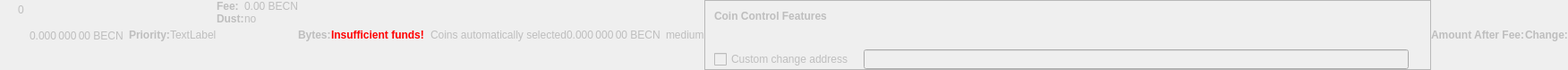
    <widget class="QWidget" name="dummyHideWidget" native="true">
     <property name="enabled">
      <bool>false</bool>
     </property>
     <property name="maximumSize">
      <size>
       <width>100</width>
       <height>22</height>
      </size>
     </property>
     <layout class="QHBoxLayout" name="dummyHideLayout">
      <property name="spacing">
       <number>0</number>
      </property>
      <property name="margin">
       <number>0</number>
      </property>
      <item>
       <layout class="QFormLayout" name="formLayoutCoinControl1">
        <property name="horizontalSpacing">
         <number>10</number>
        </property>
        <property name="verticalSpacing">
         <number>14</number>
        </property>
        <property name="leftMargin">
         <number>10</number>
        </property>
        <property name="topMargin">
         <number>4</number>
        </property>
        <property name="rightMargin">
         <number>6</number>
        </property>
        <item row="0" column="1">
         <widget class="QLabel" name="labelCoinControlBytes">
          <property name="cursor">
           <cursorShape>IBeamCursor</cursorShape>
          </property>
          <property name="contextMenuPolicy">
           <enum>Qt::ActionsContextMenu</enum>
          </property>
          <property name="text">
           <string notr="true">0</string>
          </property>
          <property name="textInteractionFlags">
           <set>Qt::LinksAccessibleByMouse|Qt::TextSelectableByKeyboard|Qt::TextSelectableByMouse</set>
          </property>
         </widget>
        </item>
       </layout>
      </item>
      <item>
       <widget class="QLabel" name="labelCoinControlAfterFee">
        <property name="enabled">
         <bool>false</bool>
        </property>
        <property name="sizePolicy">
         <sizepolicy hsizetype="Fixed" vsizetype="Fixed">
          <horstretch>0</horstretch>
          <verstretch>0</verstretch>
         </sizepolicy>
        </property>
        <property name="minimumSize">
         <size>
          <width>111</width>
          <height>12</height>
         </size>
        </property>
        <property name="maximumSize">
         <size>
          <width>111</width>
          <height>12</height>
         </size>
        </property>
        <property name="cursor">
         <cursorShape>IBeamCursor</cursorShape>
        </property>
        <property name="contextMenuPolicy">
         <enum>Qt::ActionsContextMenu</enum>
        </property>
        <property name="text">
         <string notr="true">0.000 000 00 BECN</string>
        </property>
        <property name="textInteractionFlags">
         <set>Qt::LinksAccessibleByMouse|Qt::TextSelectableByKeyboard|Qt::TextSelectableByMouse</set>
        </property>
       </widget>
      </item>
      <item>
       <widget class="QLabel" name="labelCoinControlPriorityText">
        <property name="enabled">
         <bool>false</bool>
        </property>
        <property name="font">
         <font>
          <weight>75</weight>
          <bold>true</bold>
         </font>
        </property>
        <property name="text">
         <string>Priority:</string>
        </property>
       </widget>
      </item>
      <item>
       <layout class="QHBoxLayout" name="horizontalLayout">
        <item>
         <widget class="QLabel" name="WarningLabel">
          <property name="text">
           <string>TextLabel</string>
          </property>
         </widget>
        </item>
       </layout>
      </item>
      <item>
       <layout class="QFormLayout" name="formLayoutCoinControl3">
        <property name="horizontalSpacing">
         <number>0</number>
        </property>
        <property name="verticalSpacing">
         <number>0</number>
        </property>
        <property name="leftMargin">
         <number>0</number>
        </property>
        <property name="topMargin">
         <number>0</number>
        </property>
        <property name="rightMargin">
         <number>0</number>
        </property>
        <item row="0" column="0">
         <widget class="QLabel" name="labelCoinControlFeeText">
          <property name="enabled">
           <bool>false</bool>
          </property>
          <property name="font">
           <font>
            <weight>75</weight>
            <bold>true</bold>
           </font>
          </property>
          <property name="text">
           <string>Fee:</string>
          </property>
          <property name="margin">
           <number>0</number>
          </property>
         </widget>
        </item>
        <item row="0" column="1">
         <widget class="QLabel" name="labelCoinControlFee">
          <property name="enabled">
           <bool>false</bool>
          </property>
          <property name="cursor">
           <cursorShape>IBeamCursor</cursorShape>
          </property>
          <property name="contextMenuPolicy">
           <enum>Qt::ActionsContextMenu</enum>
          </property>
          <property name="text">
           <string notr="true">0.00 BECN</string>
          </property>
          <property name="textInteractionFlags">
           <set>Qt::LinksAccessibleByMouse|Qt::TextSelectableByKeyboard|Qt::TextSelectableByMouse</set>
          </property>
         </widget>
        </item>
        <item row="1" column="0">
         <widget class="QLabel" name="labelCoinControlLowOutputText">
          <property name="enabled">
           <bool>false</bool>
          </property>
          <property name="font">
           <font>
            <weight>75</weight>
            <bold>true</bold>
           </font>
          </property>
          <property name="text">
           <string>Dust:</string>
          </property>
         </widget>
        </item>
        <item row="1" column="1">
         <widget class="QLabel" name="labelCoinControlLowOutput">
          <property name="enabled">
           <bool>false</bool>
          </property>
          <property name="cursor">
           <cursorShape>IBeamCursor</cursorShape>
          </property>
          <property name="contextMenuPolicy">
           <enum>Qt::ActionsContextMenu</enum>
          </property>
          <property name="text">
           <string>no</string>
          </property>
          <property name="textInteractionFlags">
           <set>Qt::LinksAccessibleByMouse|Qt::TextSelectableByKeyboard|Qt::TextSelectableByMouse</set>
          </property>
         </widget>
        </item>
       </layout>
      </item>
      <item>
       <widget class="QLabel" name="labelCoinControlBytesText">
        <property name="enabled">
         <bool>false</bool>
        </property>
        <property name="font">
         <font>
          <weight>75</weight>
          <bold>true</bold>
         </font>
        </property>
        <property name="text">
         <string>Bytes:</string>
        </property>
       </widget>
      </item>
      <item>
       <layout class="QFormLayout" name="formLayoutCoinControl2">
        <property name="horizontalSpacing">
         <number>0</number>
        </property>
        <property name="verticalSpacing">
         <number>0</number>
        </property>
        <property name="leftMargin">
         <number>0</number>
        </property>
        <property name="topMargin">
         <number>0</number>
        </property>
        <property name="rightMargin">
         <number>0</number>
        </property>
       </layout>
      </item>
      <item>
       <layout class="QHBoxLayout" name="horizontalLayoutCoinControl2">
        <property name="spacing">
         <number>0</number>
        </property>
        <property name="bottomMargin">
         <number>0</number>
        </property>
       </layout>
      </item>
      <item>
       <widget class="QLabel" name="labelCoinControlInsuffFunds">
        <property name="enabled">
         <bool>false</bool>
        </property>
        <property name="minimumSize">
         <size>
          <width>0</width>
          <height>0</height>
         </size>
        </property>
        <property name="font">
         <font>
          <weight>75</weight>
          <bold>true</bold>
         </font>
        </property>
        <property name="styleSheet">
         <string notr="true">color:red;font-weight:bold;</string>
        </property>
        <property name="text">
         <string>Insufficient funds!</string>
        </property>
        <property name="margin">
         <number>5</number>
        </property>
       </widget>
      </item>
      <item>
       <layout class="QFormLayout" name="formLayoutCoinControl4">
        <property name="horizontalSpacing">
         <number>0</number>
        </property>
        <property name="verticalSpacing">
         <number>0</number>
        </property>
        <property name="leftMargin">
         <number>0</number>
        </property>
        <property name="topMargin">
         <number>0</number>
        </property>
        <property name="rightMargin">
         <number>0</number>
        </property>
       </layout>
      </item>
      <item>
       <widget class="QLabel" name="labelCoinControlChangeLabel">
        <property name="enabled">
         <bool>false</bool>
        </property>
        <property name="sizePolicy">
         <sizepolicy hsizetype="Preferred" vsizetype="Expanding">
          <horstretch>0</horstretch>
          <verstretch>0</verstretch>
         </sizepolicy>
        </property>
        <property name="minimumSize">
         <size>
          <width>0</width>
          <height>0</height>
         </size>
        </property>
        <property name="text">
         <string/>
        </property>
        <property name="margin">
         <number>3</number>
        </property>
       </widget>
      </item>
      <item>
       <widget class="QLabel" name="labelCoinControlAutomaticallySelected">
        <property name="enabled">
         <bool>false</bool>
        </property>
        <property name="sizePolicy">
         <sizepolicy hsizetype="Fixed" vsizetype="Fixed">
          <horstretch>0</horstretch>
          <verstretch>0</verstretch>
         </sizepolicy>
        </property>
        <property name="minimumSize">
         <size>
          <width>0</width>
          <height>0</height>
         </size>
        </property>
        <property name="maximumSize">
         <size>
          <width>240</width>
          <height>16777215</height>
         </size>
        </property>
        <property name="text">
         <string>Coins automatically selected</string>
        </property>
        <property name="margin">
         <number>5</number>
        </property>
       </widget>
      </item>
      <item>
       <widget class="QLabel" name="labelCoinControlChange">
        <property name="enabled">
         <bool>false</bool>
        </property>
        <property name="sizePolicy">
         <sizepolicy hsizetype="Fixed" vsizetype="Fixed">
          <horstretch>0</horstretch>
          <verstretch>0</verstretch>
         </sizepolicy>
        </property>
        <property name="minimumSize">
         <size>
          <width>111</width>
          <height>0</height>
         </size>
        </property>
        <property name="maximumSize">
         <size>
          <width>111</width>
          <height>16777215</height>
         </size>
        </property>
        <property name="cursor">
         <cursorShape>IBeamCursor</cursorShape>
        </property>
        <property name="contextMenuPolicy">
         <enum>Qt::ActionsContextMenu</enum>
        </property>
        <property name="text">
         <string notr="true">0.000 000 00 BECN</string>
        </property>
        <property name="textInteractionFlags">
         <set>Qt::LinksAccessibleByMouse|Qt::TextSelectableByKeyboard|Qt::TextSelectableByMouse</set>
        </property>
       </widget>
      </item>
      <item>
       <widget class="QLabel" name="labelCoinControlPriority">
        <property name="enabled">
         <bool>false</bool>
        </property>
        <property name="cursor">
         <cursorShape>IBeamCursor</cursorShape>
        </property>
        <property name="contextMenuPolicy">
         <enum>Qt::ActionsContextMenu</enum>
        </property>
        <property name="text">
         <string>medium</string>
        </property>
        <property name="textInteractionFlags">
         <set>Qt::LinksAccessibleByMouse|Qt::TextSelectableByKeyboard|Qt::TextSelectableByMouse</set>
        </property>
       </widget>
      </item>
      <item>
       <widget class="QFrame" name="frameCoinControl">
        <property name="sizePolicy">
         <sizepolicy hsizetype="Expanding" vsizetype="Expanding">
          <horstretch>0</horstretch>
          <verstretch>0</verstretch>
         </sizepolicy>
        </property>
        <property name="maximumSize">
         <size>
          <width>16777215</width>
          <height>16777215</height>
         </size>
        </property>
        <property name="frameShape">
         <enum>QFrame::StyledPanel</enum>
        </property>
        <property name="frameShadow">
         <enum>QFrame::Sunken</enum>
        </property>
        <layout class="QVBoxLayout" name="verticalLayoutCoinControl2_2">
         <property name="spacing">
          <number>0</number>
         </property>
         <property name="margin">
          <number>0</number>
         </property>
         <item>
          <layout class="QVBoxLayout" name="verticalLayoutCoinControl" stretch="0,0,0,1">
           <property name="spacing">
            <number>0</number>
           </property>
           <property name="leftMargin">
            <number>10</number>
           </property>
           <property name="topMargin">
            <number>10</number>
           </property>
           <item>
            <layout class="QHBoxLayout" name="horizontalLayoutCoinControl1">
             <property name="bottomMargin">
              <number>15</number>
             </property>
             <item>
              <widget class="QLabel" name="labelCoinControlFeatures">
               <property name="enabled">
                <bool>false</bool>
               </property>
               <property name="sizePolicy">
                <sizepolicy hsizetype="Preferred" vsizetype="Maximum">
                 <horstretch>0</horstretch>
                 <verstretch>0</verstretch>
                </sizepolicy>
               </property>
               <property name="font">
                <font>
                 <weight>75</weight>
                 <bold>true</bold>
                </font>
               </property>
               <property name="styleSheet">
                <string notr="true">font-weight:bold;</string>
               </property>
               <property name="text">
                <string>Coin Control Features</string>
               </property>
              </widget>
             </item>
            </layout>
           </item>
           <item>
            <widget class="QWidget" name="widgetCoinControl" native="true">
             <property name="sizePolicy">
              <sizepolicy hsizetype="Preferred" vsizetype="Preferred">
               <horstretch>0</horstretch>
               <verstretch>0</verstretch>
              </sizepolicy>
             </property>
             <property name="minimumSize">
              <size>
               <width>0</width>
               <height>0</height>
              </size>
             </property>
             <property name="styleSheet">
              <string notr="true"/>
             </property>
             <layout class="QHBoxLayout" name="horizontalLayoutCoinControl5_2">
              <property name="margin">
               <number>0</number>
              </property>
              <item>
               <layout class="QHBoxLayout" name="horizontalLayoutCoinControl3">
                <property name="spacing">
                 <number>20</number>
                </property>
                <property name="topMargin">
                 <number>0</number>
                </property>
                <property name="bottomMargin">
                 <number>10</number>
                </property>
               </layout>
              </item>
             </layout>
            </widget>
           </item>
           <item>
            <layout class="QHBoxLayout" name="horizontalLayoutCoinControl4" stretch="0,0,0">
             <property name="spacing">
              <number>12</number>
             </property>
             <property name="sizeConstraint">
              <enum>QLayout::SetDefaultConstraint</enum>
             </property>
             <property name="topMargin">
              <number>5</number>
             </property>
             <property name="rightMargin">
              <number>5</number>
             </property>
             <item>
              <widget class="QCheckBox" name="checkBoxCoinControlChange">
               <property name="enabled">
                <bool>false</bool>
               </property>
               <property name="toolTip">
                <string>If this is activated, but the change address is empty or invalid, change will be sent to a newly generated address.</string>
               </property>
               <property name="text">
                <string>Custom change address</string>
               </property>
              </widget>
             </item>
             <item>
              <widget class="QValidatedLineEdit" name="lineEditCoinControlChange">
               <property name="enabled">
                <bool>false</bool>
               </property>
               <property name="sizePolicy">
                <sizepolicy hsizetype="Expanding" vsizetype="Fixed">
                 <horstretch>0</horstretch>
                 <verstretch>0</verstretch>
                </sizepolicy>
               </property>
              </widget>
             </item>
             <item>
              <widget class="QLabel" name="labelCoinControlChangeLabel_2">
               <property name="sizePolicy">
                <sizepolicy hsizetype="Preferred" vsizetype="Expanding">
                 <horstretch>0</horstretch>
                 <verstretch>0</verstretch>
                </sizepolicy>
               </property>
               <property name="minimumSize">
                <size>
                 <width>0</width>
                 <height>0</height>
                </size>
               </property>
               <property name="text">
                <string/>
               </property>
               <property name="margin">
                <number>3</number>
               </property>
              </widget>
             </item>
            </layout>
           </item>
           <item>
            <spacer name="verticalSpacerCoinControl">
             <property name="orientation">
              <enum>Qt::Vertical</enum>
             </property>
             <property name="sizeHint" stdset="0">
              <size>
               <width>800</width>
               <height>1</height>
              </size>
             </property>
            </spacer>
           </item>
          </layout>
         </item>
        </layout>
       </widget>
      </item>
      <item>
       <widget class="QLabel" name="labelCoinControlAfterFeeText">
        <property name="enabled">
         <bool>false</bool>
        </property>
        <property name="minimumSize">
         <size>
          <width>0</width>
          <height>0</height>
         </size>
        </property>
        <property name="maximumSize">
         <size>
          <width>16777215</width>
          <height>16777215</height>
         </size>
        </property>
        <property name="font">
         <font>
          <weight>75</weight>
          <bold>true</bold>
         </font>
        </property>
        <property name="text">
         <string>Amount After Fee:</string>
        </property>
        <property name="alignment">
         <set>Qt::AlignLeading|Qt::AlignLeft|Qt::AlignVCenter</set>
        </property>
        <property name="margin">
         <number>0</number>
        </property>
       </widget>
      </item>
      <item>
       <widget class="QLabel" name="labelCoinControlChangeText">
        <property name="enabled">
         <bool>false</bool>
        </property>
        <property name="sizePolicy">
         <sizepolicy hsizetype="Preferred" vsizetype="Preferred">
          <horstretch>0</horstretch>
          <verstretch>0</verstretch>
         </sizepolicy>
        </property>
        <property name="minimumSize">
         <size>
          <width>0</width>
          <height>0</height>
         </size>
        </property>
        <property name="maximumSize">
         <size>
          <width>16777215</width>
          <height>16777215</height>
         </size>
        </property>
        <property name="font">
         <font>
          <weight>75</weight>
          <bold>true</bold>
         </font>
        </property>
        <property name="text">
         <string>Change:</string>
        </property>
        <property name="alignment">
         <set>Qt::AlignLeading|Qt::AlignLeft|Qt::AlignVCenter</set>
        </property>
       </widget>
      </item>
     </layout>
    </widget>
